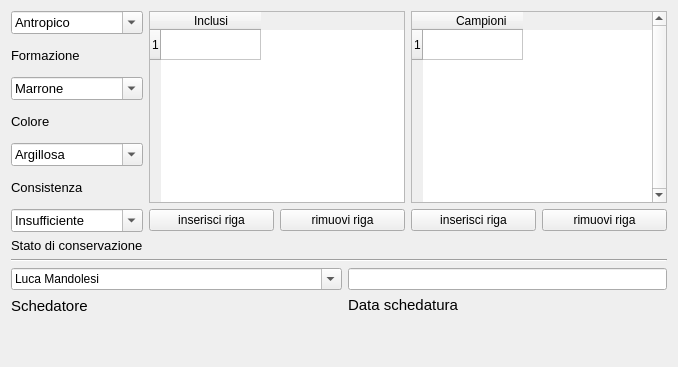
     <widget class="QWidget" name="tab_3">
      <attribute name="title">
       <string>Dati Fisici - Dati Schedatore</string>
      </attribute>
      <layout class="QGridLayout" name="gridLayout_19">
       <item row="0" column="0">
        <layout class="QGridLayout" name="gridLayout_14">
         <item row="0" column="0">
          <widget class="QComboBox" name="comboBox_formazione">
           <property name="font">
            <font>
             <pointsize>10</pointsize>
            </font>
           </property>
           <property name="editable">
            <bool>true</bool>
           </property>
           <item>
            <property name="text">
             <string>Antropico</string>
            </property>
           </item>
           <item>
            <property name="text">
             <string>Naturale</string>
            </property>
           </item>
          </widget>
         </item>
         <item row="0" column="1" rowspan="6" colspan="2">
          <widget class="QTableWidget" name="tableWidget_inclusi">
           <property name="frameShape">
            <enum>QFrame::StyledPanel</enum>
           </property>
           <property name="frameShadow">
            <enum>QFrame::Raised</enum>
           </property>
           <property name="verticalScrollBarPolicy">
            <enum>Qt::ScrollBarAsNeeded</enum>
           </property>
           <property name="horizontalScrollBarPolicy">
            <enum>Qt::ScrollBarAsNeeded</enum>
           </property>
           <property name="editTriggers">
            <set>QAbstractItemView::AnyKeyPressed|QAbstractItemView::DoubleClicked|QAbstractItemView::EditKeyPressed</set>
           </property>
           <property name="selectionMode">
            <enum>QAbstractItemView::SingleSelection</enum>
           </property>
           <property name="selectionBehavior">
            <enum>QAbstractItemView::SelectRows</enum>
           </property>
           <property name="rowCount">
            <number>1</number>
           </property>
           <property name="columnCount">
            <number>1</number>
           </property>
           <row/>
           <column>
            <property name="text">
             <string>Inclusi</string>
            </property>
           </column>
          </widget>
         </item>
         <item row="0" column="3" rowspan="6" colspan="2">
          <widget class="QTableWidget" name="tableWidget_campioni">
           <property name="frameShape">
            <enum>QFrame::StyledPanel</enum>
           </property>
           <property name="frameShadow">
            <enum>QFrame::Raised</enum>
           </property>
           <property name="verticalScrollBarPolicy">
            <enum>Qt::ScrollBarAlwaysOn</enum>
           </property>
           <property name="horizontalScrollBarPolicy">
            <enum>Qt::ScrollBarAlwaysOff</enum>
           </property>
           <property name="editTriggers">
            <set>QAbstractItemView::AnyKeyPressed|QAbstractItemView::DoubleClicked|QAbstractItemView::EditKeyPressed</set>
           </property>
           <property name="selectionMode">
            <enum>QAbstractItemView::SingleSelection</enum>
           </property>
           <property name="selectionBehavior">
            <enum>QAbstractItemView::SelectRows</enum>
           </property>
           <property name="rowCount">
            <number>1</number>
           </property>
           <property name="columnCount">
            <number>1</number>
           </property>
           <row/>
           <column>
            <property name="text">
             <string>                     Campioni                </string>
            </property>
           </column>
          </widget>
         </item>
         <item row="1" column="0">
          <widget class="QLabel" name="label_20">
           <property name="font">
            <font>
             <pointsize>10</pointsize>
            </font>
           </property>
           <property name="text">
            <string>Formazione</string>
           </property>
          </widget>
         </item>
         <item row="2" column="0">
          <widget class="QComboBox" name="comboBox_colore">
           <property name="font">
            <font>
             <pointsize>10</pointsize>
            </font>
           </property>
           <property name="editable">
            <bool>true</bool>
           </property>
           <item>
            <property name="text">
             <string>Marrone</string>
            </property>
           </item>
           <item>
            <property name="text">
             <string>Marrone chiaro</string>
            </property>
           </item>
           <item>
            <property name="text">
             <string>Marrone scuro</string>
            </property>
           </item>
           <item>
            <property name="text">
             <string>-</string>
            </property>
           </item>
           <item>
            <property name="text">
             <string>Giallo</string>
            </property>
           </item>
           <item>
            <property name="text">
             <string>Giallo scuro</string>
            </property>
           </item>
           <item>
            <property name="text">
             <string>Giallo chiaro</string>
            </property>
           </item>
           <item>
            <property name="text">
             <string>-</string>
            </property>
           </item>
           <item>
            <property name="text">
             <string/>
            </property>
           </item>
           <item>
            <property name="text">
             <string>-</string>
            </property>
           </item>
          </widget>
         </item>
         <item row="3" column="0">
          <widget class="QLabel" name="label_21">
           <property name="font">
            <font>
             <pointsize>10</pointsize>
            </font>
           </property>
           <property name="text">
            <string>Colore</string>
           </property>
          </widget>
         </item>
         <item row="4" column="0">
          <widget class="QComboBox" name="comboBox_consistenza">
           <property name="font">
            <font>
             <pointsize>10</pointsize>
            </font>
           </property>
           <property name="editable">
            <bool>true</bool>
           </property>
           <item>
            <property name="text">
             <string>Argillosa</string>
            </property>
           </item>
           <item>
            <property name="text">
             <string>Compatta</string>
            </property>
           </item>
           <item>
            <property name="text">
             <string>Friabile</string>
            </property>
           </item>
           <item>
            <property name="text">
             <string>Sabbiosa</string>
            </property>
           </item>
           <item>
            <property name="text">
             <string>-</string>
            </property>
           </item>
           <item>
            <property name="text">
             <string/>
            </property>
           </item>
           <item>
            <property name="text">
             <string>-</string>
            </property>
           </item>
          </widget>
         </item>
         <item row="5" column="0">
          <widget class="QLabel" name="label_26">
           <property name="font">
            <font>
             <pointsize>10</pointsize>
            </font>
           </property>
           <property name="text">
            <string>Consistenza</string>
           </property>
          </widget>
         </item>
         <item row="6" column="0">
          <widget class="QComboBox" name="comboBox_conservazione">
           <property name="font">
            <font>
             <pointsize>10</pointsize>
            </font>
           </property>
           <property name="editable">
            <bool>true</bool>
           </property>
           <item>
            <property name="text">
             <string>Insufficiente</string>
            </property>
           </item>
           <item>
            <property name="text">
             <string>Scarso</string>
            </property>
           </item>
           <item>
            <property name="text">
             <string>Buono</string>
            </property>
           </item>
           <item>
            <property name="text">
             <string>Discreto</string>
            </property>
           </item>
           <item>
            <property name="text">
             <string>Ottimo</string>
            </property>
           </item>
          </widget>
         </item>
         <item row="6" column="1">
          <widget class="QPushButton" name="pushButton_insert_row_inclusi">
           <property name="font">
            <font>
             <pointsize>9</pointsize>
            </font>
           </property>
           <property name="text">
            <string>inserisci riga</string>
           </property>
          </widget>
         </item>
         <item row="6" column="2">
          <widget class="QPushButton" name="pushButton_remove_row_inclusi">
           <property name="font">
            <font>
             <pointsize>9</pointsize>
            </font>
           </property>
           <property name="text">
            <string>rimuovi riga</string>
           </property>
          </widget>
         </item>
         <item row="6" column="3">
          <widget class="QPushButton" name="pushButton_insert_row_campioni">
           <property name="font">
            <font>
             <pointsize>9</pointsize>
            </font>
           </property>
           <property name="text">
            <string>inserisci riga</string>
           </property>
          </widget>
         </item>
         <item row="6" column="4">
          <widget class="QPushButton" name="pushButton_remove_row_campioni">
           <property name="font">
            <font>
             <pointsize>9</pointsize>
            </font>
           </property>
           <property name="text">
            <string>rimuovi riga</string>
           </property>
          </widget>
         </item>
         <item row="7" column="0">
          <widget class="QLabel" name="label_23">
           <property name="font">
            <font>
             <pointsize>10</pointsize>
            </font>
           </property>
           <property name="text">
            <string>Stato di conservazione</string>
           </property>
          </widget>
         </item>
        </layout>
       </item>
       <item row="1" column="0">
        <widget class="Line" name="line_4">
         <property name="orientation">
          <enum>Qt::Horizontal</enum>
         </property>
        </widget>
       </item>
       <item row="2" column="0">
        <layout class="QGridLayout" name="gridLayout_13">
         <item row="0" column="1">
          <layout class="QGridLayout" name="gridLayout_12">
           <item row="0" column="0">
            <widget class="QLineEdit" name="lineEdit_data_schedatura">
             <property name="text">
              <string/>
             </property>
            </widget>
           </item>
           <item row="1" column="0">
            <widget class="QLabel" name="label_25">
             <property name="font">
              <font>
               <pointsize>11</pointsize>
              </font>
             </property>
             <property name="text">
              <string>Data schedatura</string>
             </property>
            </widget>
           </item>
           <item row="2" column="0">
            <spacer name="verticalSpacer_2">
             <property name="orientation">
              <enum>Qt::Vertical</enum>
             </property>
             <property name="sizeHint" stdset="0">
              <size>
               <width>20</width>
               <height>40</height>
              </size>
             </property>
            </spacer>
           </item>
          </layout>
         </item>
         <item row="0" column="0">
          <layout class="QGridLayout" name="gridLayout_11">
           <item row="0" column="0" colspan="2">
            <widget class="QComboBox" name="comboBox_schedatore">
             <property name="editable">
              <bool>true</bool>
             </property>
             <item>
              <property name="text">
               <string>Luca Mandolesi</string>
              </property>
             </item>
            </widget>
           </item>
           <item row="1" column="0">
            <widget class="QLabel" name="label_35">
             <property name="font">
              <font>
               <pointsize>11</pointsize>
              </font>
             </property>
             <property name="text">
              <string>Schedatore</string>
             </property>
            </widget>
           </item>
           <item row="1" column="1">
            <spacer name="horizontalSpacer_8">
             <property name="orientation">
              <enum>Qt::Horizontal</enum>
             </property>
             <property name="sizeHint" stdset="0">
              <size>
               <width>248</width>
               <height>20</height>
              </size>
             </property>
            </spacer>
           </item>
           <item row="2" column="0">
            <spacer name="verticalSpacer">
             <property name="orientation">
              <enum>Qt::Vertical</enum>
             </property>
             <property name="sizeHint" stdset="0">
              <size>
               <width>20</width>
               <height>40</height>
              </size>
             </property>
            </spacer>
           </item>
          </layout>
         </item>
        </layout>
       </item>
      </layout>
     </widget>
